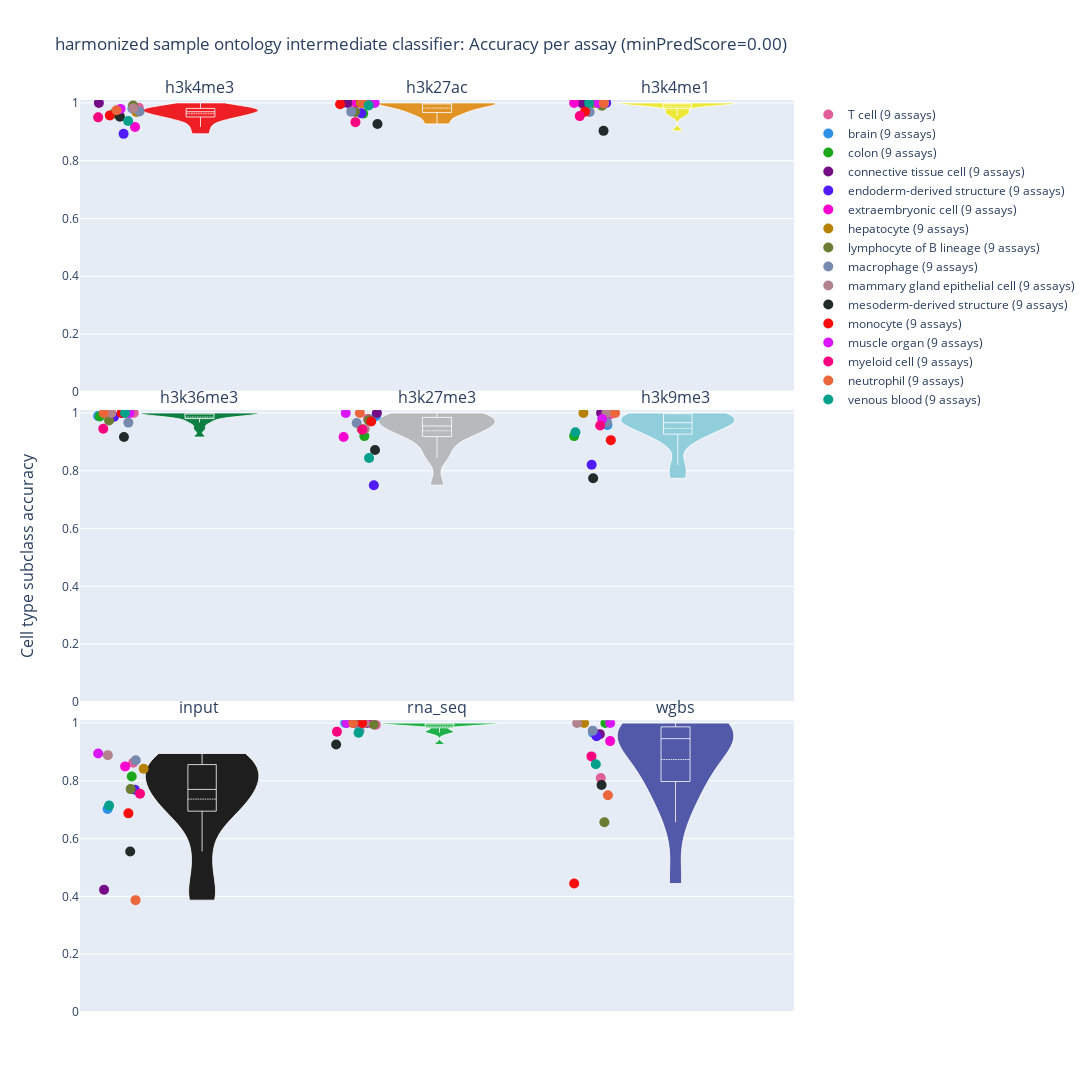
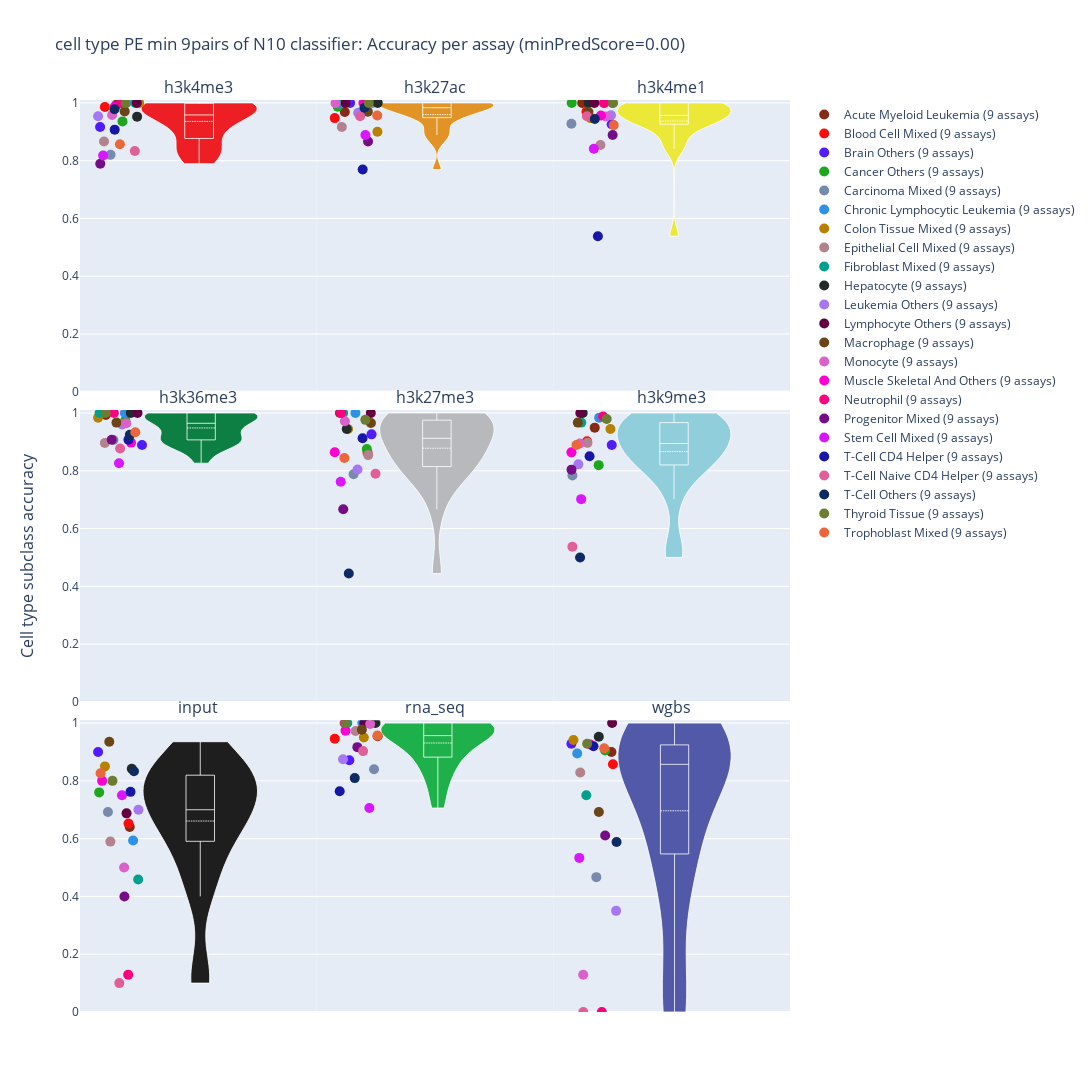
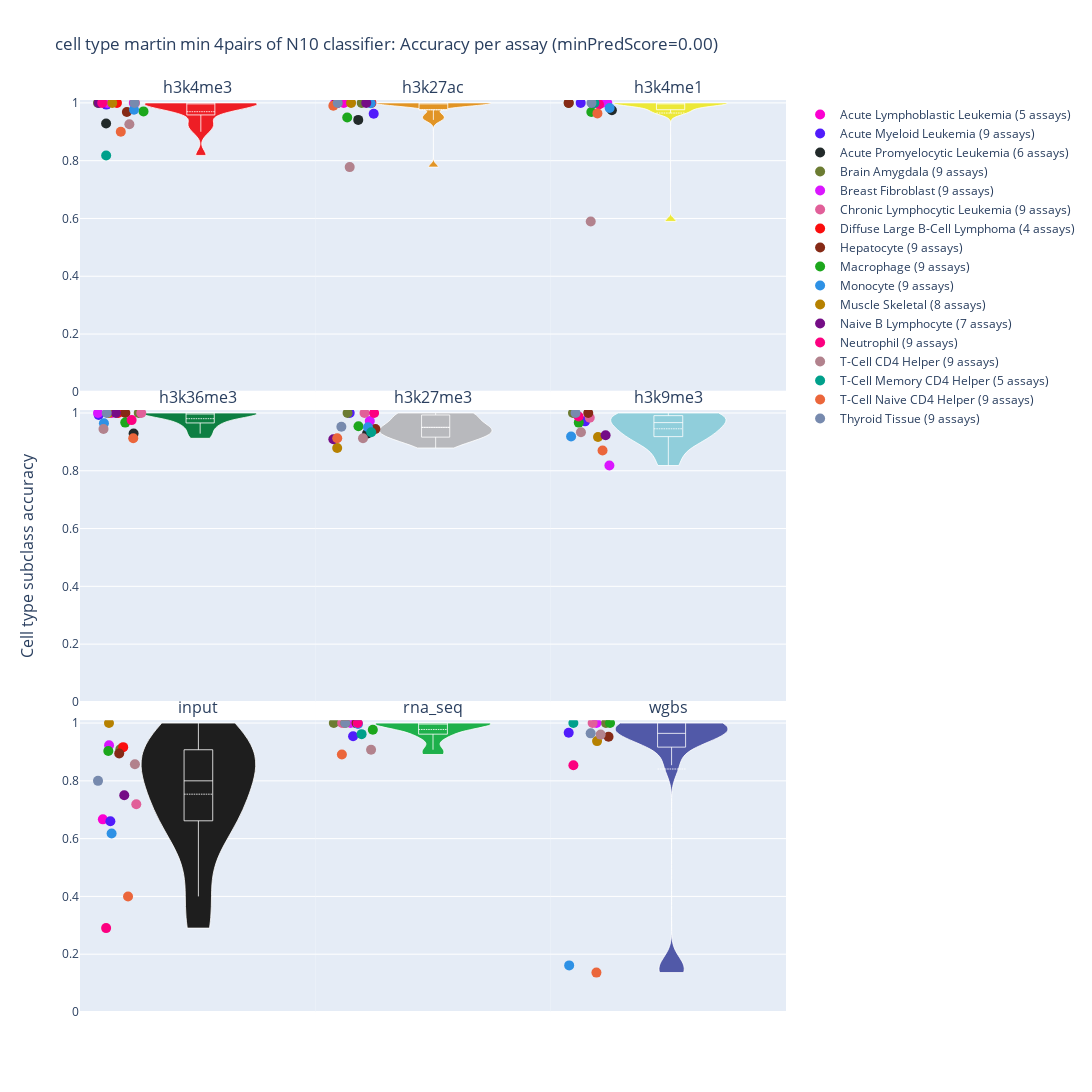
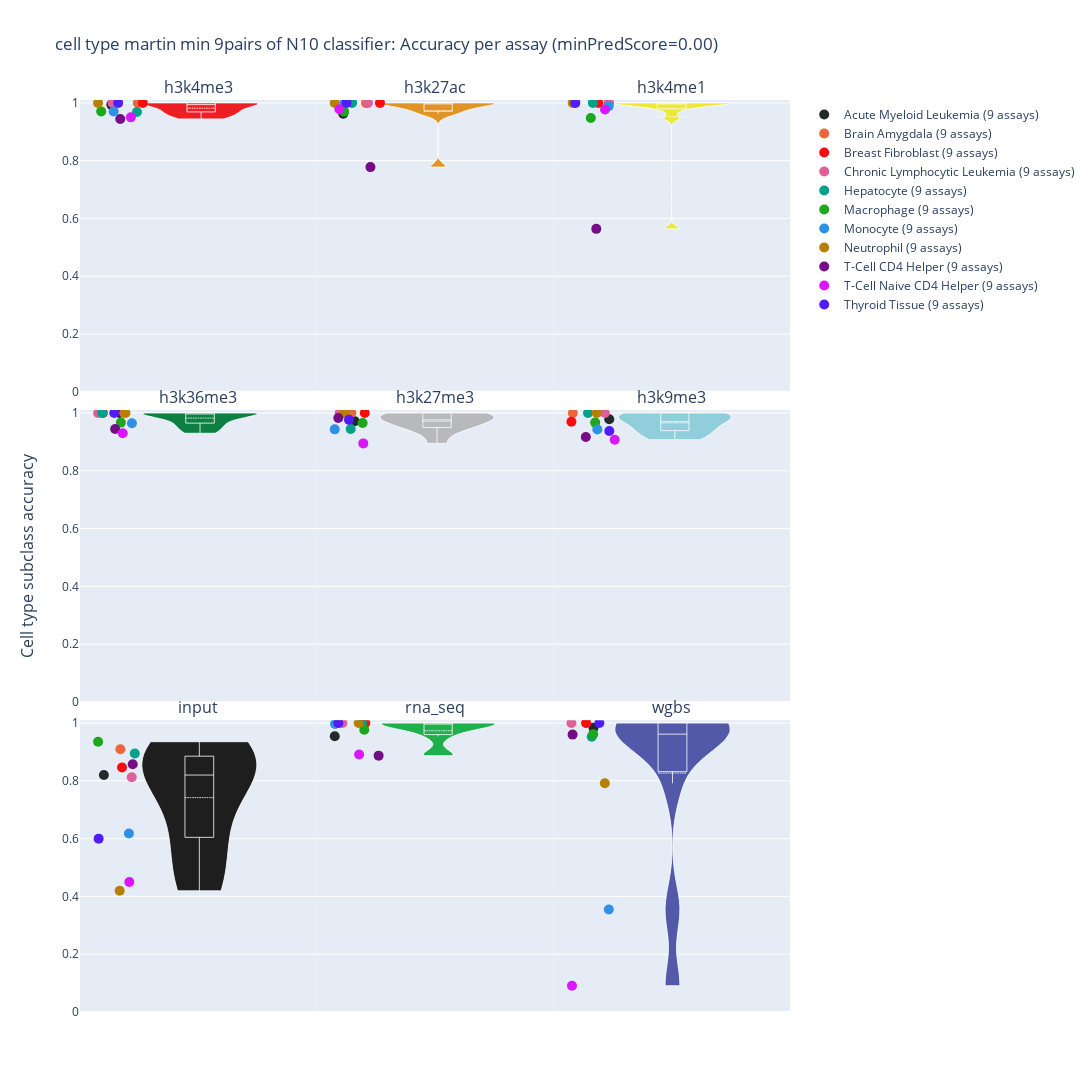

The code cell stored with these charts, in order, in its notebook:
### Code cell
fig_dir = (
    base_fig_dir
    / "flagship"
    / "ct_assay_accuracy"
    / "other_cell_type_groupings"
    / "violin"
)
if not fig_dir.exists():
    fig_dir.mkdir(parents=True, exist_ok=True)

for task_name, df in all_concat_results.items():
    this_logdir = fig_dir / str(task_name)
    if not this_logdir.exists():
        this_logdir.mkdir(parents=False, exist_ok=True)

    full_df = metadata_handler.join_metadata(df, metadata_2)  # type: ignore
    full_df = full_df.merge(new_ct_meta_df, on="epirr_id_without_version")
    full_df[ASSAY].replace(ASSAY_MERGE_DICT, inplace=True)

    if "Max pred" not in full_df.columns:
        if any(label not in full_df.columns for label in ["Predicted class", "split"]):
            raise ValueError(
                "Cannot find predicted class or split column, cannot compute max pred."
            )
        full_df = full_df.copy(deep=True)
        idx1: int = full_df.columns.get_loc("Predicted class")  # type: ignore
        idx2: int = full_df.columns.get_loc("split")  # type: ignore
        full_df["Max pred"] = full_df[full_df.columns[idx1 + 1 : idx2]].max(axis=1)

    # for min_pred_score in [0, 0.6, 0.8]:
    for min_pred_score in [0]:
        full_df = full_df[full_df["Max pred"] >= min_pred_score]
        fig_flagship_ct(
            full_df,
            normal_ct=False,
            task_name=task_name,  # type: ignore
            logdir=this_logdir,
            name=f"{task_name}_ct_assay_accuracy_violin_minPredScore{min_pred_score:.2f}",
        )
